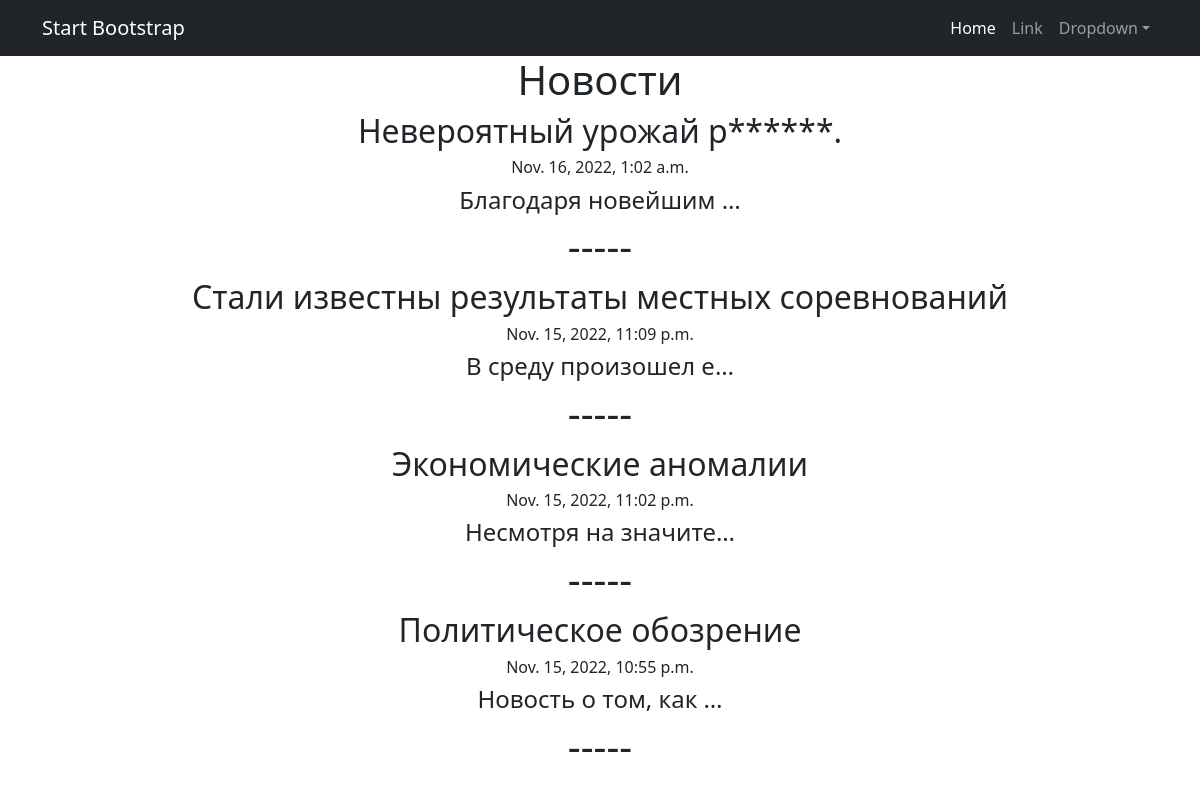
Page /news/ on the committed database.
### news/models.py (models this page shows, shortened)
class News(models.Model):
    time_of_addition = models.DateTimeField(auto_now_add=True)
    heading = models.CharField(max_length=255)
    text = models.TextField()

### news/views.py (the view)
# urls.py: path('', NewsList.as_view()),
class NewsList(ListView):
    model = News
    ordering = '-time_of_addition'
    template_name = 'news.html'
    context_object_name = 'news_all'

### news/templatetags/custom_filter.py (called while the page is built)
@register.filter()
def bw_filter(value):
    value = value.replace('.', ' . ')
    value = value.replace(',', ' , ')
    value = value.replace('"', ' " ')
    value = value.replace("'", " ' ")
    ans = ''
    bwf = False
    try:
        for a in value.split(' '):
            for b in censor_list_root:
                for c in censor_list_ending:
                    if a.lower() == b+c:
                        bwf = True
                        lenth = len(b+c) - 1
            if bwf:
                ans+=a[0] + (lenth) * '*' + ' '
                bwf = False
            else:
                ans+=a+' '
    except TypeError:
        pass
    value = ans
    value = value.replace(' . ', '.')
    value = value.replace(' , ', ',')
    value = value.replace(' " ', '"')
    value = value.replace(" ' ", "'")
    return value

### templates/news.html (shortened to what this page needs)
{% extends 'flatpages/default.html' %}
{% load custom_filter %}
{% block content %}
<h1>Новости</h1>
{% for news in news_all %}
    <tr><h2>{{ news.heading | bw_filter }}</h2></tr>
    <tr><h6>{{ news.time_of_addition }}</h6></tr>
    <tr><h4>{{ news.text| bw_filter | truncatechars:20 }}</h4></tr>
    <tr><h1>-----</h1></tr>
{% endfor %}
{% endblock content %}

### templates/flatpages/default.html (shortened to what this page needs)
<!DOCTYPE html>
<html lang="en">
    <head>
        {% load static %}
        <link href="{% static 'css/styles.css' %}" rel="stylesheet" />
    </head>
    <body>
        <nav class="navbar navbar-expand-lg navbar-dark bg-dark">
            <div class="container">
                <a class="navbar-brand" href="#">Start Bootstrap</a>
                <div class="collapse navbar-collapse" id="navbarSupportedContent">
                    <ul class="navbar-nav ms-auto mb-2 mb-lg-0">
                        <li class="nav-item"><a class="nav-link active" aria-current="page" href="#">Home</a></li>
                        <li class="nav-item"><a class="nav-link" href="#">Link</a></li>
                        <li class="nav-item dropdown">
                            <a class="nav-link dropdown-toggle" id="navbarDropdown" href="#" role="button" data-bs-toggle="dropdown" aria-expanded="false">Dropdown</a>
                        </li>
                    </ul>
                </div>
            </div>
        </nav>
        <div class="container">
           <div class="row">
               <div class="col-lg-12 text-center">
                   {% block content %}{% endblock content %}
               </div>
           </div>
        </div>
    </body>
</html>

### rows in the picture
News: heading|bw_filter "Невероятный урожай р******.", time_of_addition "Nov. 16, 2022, 1:02 a.m.", text|bw_filter "Благодаря новейшим …"
News: heading|bw_filter "Стали известны результаты местных соревнований", time_of_addition "Nov. 15, 2022, 11:09 p.m.", text|bw_filter "В среду произошел е…"
News: heading|bw_filter "Экономические аномалии", time_of_addition "Nov. 15, 2022, 11:02 p.m.", text|bw_filter "Несмотря на значите…"
News: heading|bw_filter "Политическое обозрение", time_of_addition "Nov. 15, 2022, 10:55 p.m.", text|bw_filter "Новость о том, как …"
